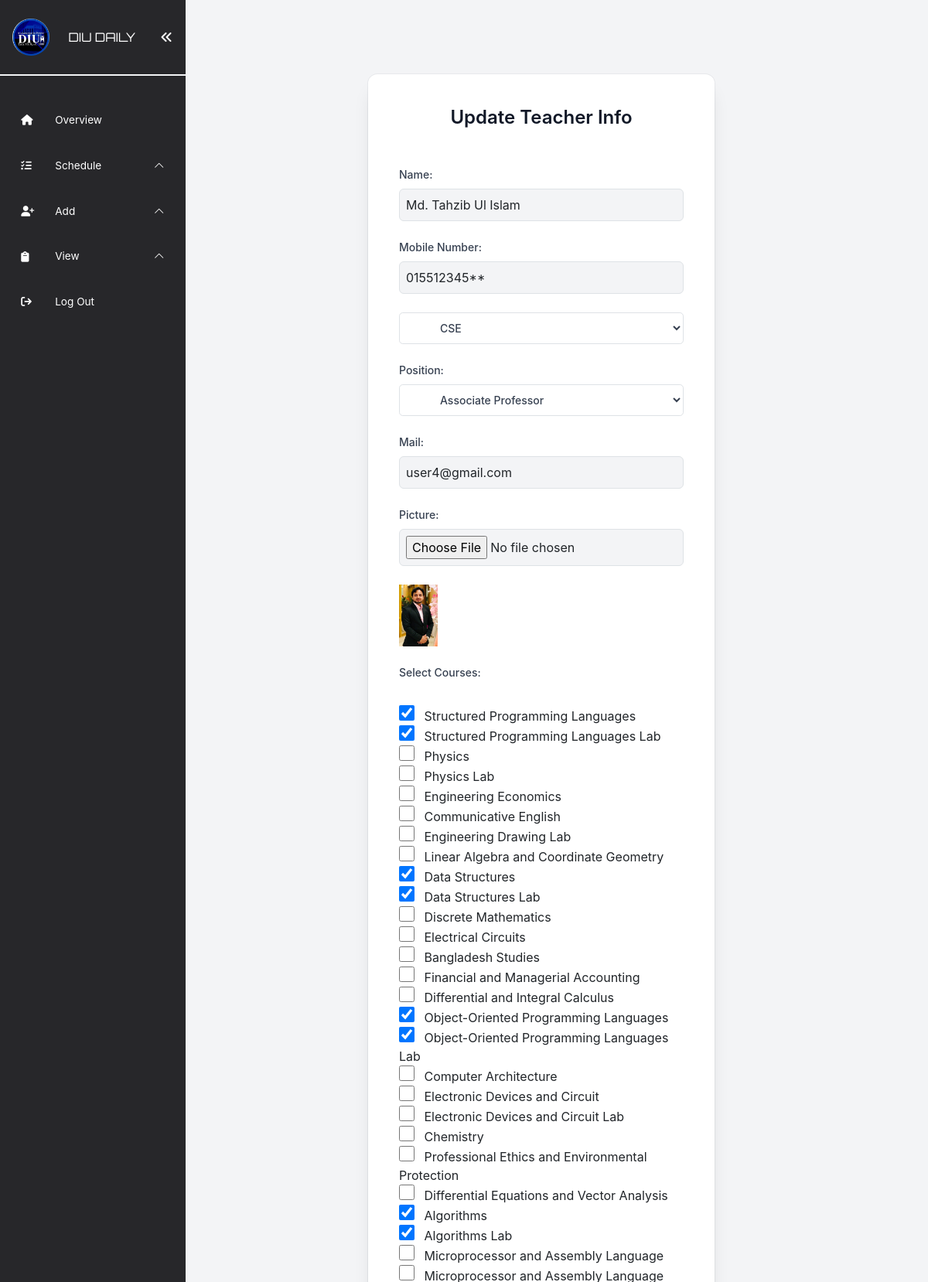
/src/admin/view/teacher/edit_teacher.php?action=edit&id=14 (signed in, upper part), run on the app's committed database.
### tables this page shows
CREATE TABLE `teachers` (
  `teacher_id` int(11) NOT NULL,
  `name` varchar(100) NOT NULL,
  `mobile` varchar(20) NOT NULL,
  `department_id` int(11) NOT NULL,
  `position` varchar(50) NOT NULL,
  `mail` varchar(100) NOT NULL,
  `picture` varchar(255) DEFAULT NULL,
  `password` varchar(255) NOT NULL,
  `token` varchar(255) DEFAULT NULL,
  `expiry` varchar(255) DEFAULT NULL
);

CREATE TABLE `course` (
  `course_id` int(11) NOT NULL,
  `course_name` varchar(100) NOT NULL,
  `semester_id` int(11) DEFAULT NULL,
  `course_type` varchar(10) NOT NULL,
  `credits` float NOT NULL,
  `course_code` varchar(100) NOT NULL,
  `department_id` int(11) DEFAULT NULL
);

### src/admin/view/teacher/edit_teacher.php (the view, shortened to what this page needs)
<?php
include("../../../../database/config.php");
include("../../../include/adminNavbar.php");
$teacher_id = $_GET["id"];
$sql_teacher = "SELECT * FROM Teachers WHERE teacher_id = $teacher_id";
$result_teacher = $conn->query($sql_teacher);
$row_teacher = $result_teacher->fetch_assoc();
$sql_departments = "SELECT * FROM department";
$result_departments = $conn->query($sql_departments);
$sql_courses = "SELECT * FROM Course";
$result_courses = $conn->query($sql_courses);
$sql_teacher_courses = "SELECT course_id FROM TeacherCourses WHERE teacher_id = $teacher_id";
$result_teacher_courses = $conn->query($sql_teacher_courses);
$teacher_courses = array();
while ($row = $result_teacher_courses->fetch_assoc()) {
  $teacher_courses[] = $row["course_id"];
}
?>
<div class="flex flex-col min-h-screen w-full">
  <div class="flex items-center justify-center flex-grow-2">
    <div
      class="relative mx-auto w-full max-w-md bg-white px-6 pt-10 mt-24 pb-8 shadow-xl ring-1 ring-gray-900/5 sm:rounded-xl sm:px-10">
      <div class="w-full">
        <div class="text-center">
          <h1 class="text-2xl font-semibold text-gray-900">Update Teacher Info</h1>
        </div>
        <div class="mt-5">
          <form method="post" id="editTeacherForm" enctype="multipart/form-data">
            <div class="relative mt-6">
              <label for="name" class="block text-sm font-medium text-gray-700">Name:</label>
              <input type="text" id="name" name="name" value="<?php echo $row_teacher['name']; ?>" required
                class="mt-1 p-2 block w-full rounded-md bg-gray-100 border border-gray-300">
            </div>
            <div class="relative mt-6">
              <label for="mobile" class="block text-sm font-medium text-gray-700">Mobile Number:</label>
              <input type="text" id="mobile" name="mobile" value="<?php echo $row_teacher['mobile']; ?>" required
                class="mt-1 p-2 block w-full rounded-md bg-gray-100 border border-gray-300">
            </div>
            <div class="relative mt-6">
              <select id="department_id" name="department_id" required
                class="w-full text-gray-700 bg-white hover:bg-gray-100 focus:ring-4 focus:outline-none focus:ring-gray-300 font-medium rounded-lg text-sm px-5 py-2.5 border border-gray-300">
                <?php
                while ($row = $result_departments->fetch_assoc()) {
                  $department_id = $row['department_id'];
                  $department_name = $row['department_name'];
                  $selected = ($department_id == $row_teacher['department_id']) ? "selected" : "";
                  echo "<option value='$department_id' $selected>$department_name</option>";
                }
                ?>
              </select>
            </div>
            <div class="relative mt-6">
              <label for="position" class="block text-sm font-medium text-gray-700">Position:</label>
              <select id="position" name="position" required
                class="w-full text-gray-700 bg-white hover:bg-gray-100 focus:ring-4 focus:outline-none focus:ring-gray-300 font-medium rounded-lg text-sm px-5 py-2.5 border border-gray-300">
                <option value="Associate Professor" <?php if ($row_teacher['position'] == 'Associate Professor')
                  echo 'selected'; ?>>
                  Associate Professor</option>
              </select>
            </div>
            <div class="relative mt-6">
              <label for="mail" class="block text-sm font-medium text-gray-700">Mail:</label>
              <input type="email" id="mail" name="mail" value="<?php echo $row_teacher['mail']; ?>" required
                class="mt-1 p-2 block w-full rounded-md bg-gray-100 border border-gray-300">
            </div>
            <div class="relative mt-6">
              <label for="picture" class="block text-sm font-medium text-gray-700">Picture:</label>
              <input type="file" id="picture" name="picture" required
                class="mt-1 p-2 block w-full rounded-md bg-gray-100 border border-gray-300">
            </div>
            <div class="relative mt-6">
              <?php if ($row_teacher['picture']) { ?>
                <img src="../../add/teacher/<?php echo $row_teacher['picture']; ?>" width="50" height="50">
              <?php } ?>
            </div>
            <div class="relative mt-6">
              <label for="selectCourse" class="block text-sm font-medium text-gray-700">Select Courses:</label><br>
              <?php
              while ($row = $result_courses->fetch_assoc()) {
                $course_id = $row['course_id'];
                $course_code = $row['course_code'];
                $course_name = $row['course_name'];
                $selected = (in_array($course_id, $teacher_courses)) ? "checked" : "";
                echo "<input type='checkbox' name='courses[]' value='$course_code' $selected class='mr-2 h-5 w-5 text-blue-500 border-gray-300 focus:ring-blue-500'> $course_name<br>";
              }
              ?>
            </div>
          </form>
        </div>
      </div>
    </div>
  </div>
</div>
</div>
</body>
</html>

### data on the page
teachers: name "Md. Tahzib Ul Islam", mobile "015512345**", position "Associate Professor", mail "user4@gmail.com", picture (picture)
course: course_name "Structured Programming Languages"
course: course_name "Structured Programming Languages Lab"
course: course_name "Physics"
course: course_name "Physics Lab"
course: course_name "Engineering Economics"
course: course_name "Communicative English"
course: course_name "Engineering Drawing Lab"
course: course_name "Linear Algebra and Coordinate Geometry"
course: course_name "Data Structures"
course: course_name "Data Structures Lab"
course: course_name "Discrete Mathematics"
course: course_name "Electrical Circuits"
course: course_name "Bangladesh Studies"
course: course_name "Financial and Managerial Accounting"
course: course_name "Differential and Integral Calculus"
course: course_name "Object-Oriented Programming Languages"
course: course_name "Object-Oriented Programming Languages Lab"
course: course_name "Computer Architecture"
course: course_name "Electronic Devices and Circuit"
course: course_name "Electronic Devices and Circuit Lab"
course: course_name "Chemistry"
course: course_name "Professional Ethics and Environmental Protection"
course: course_name "Differential Equations and Vector Analysis"
course: course_name "Algorithms"
course: course_name "Algorithms Lab"
course: course_name "Microprocessor and Assembly Language"

### other printed values
form field department_id "CSE"
